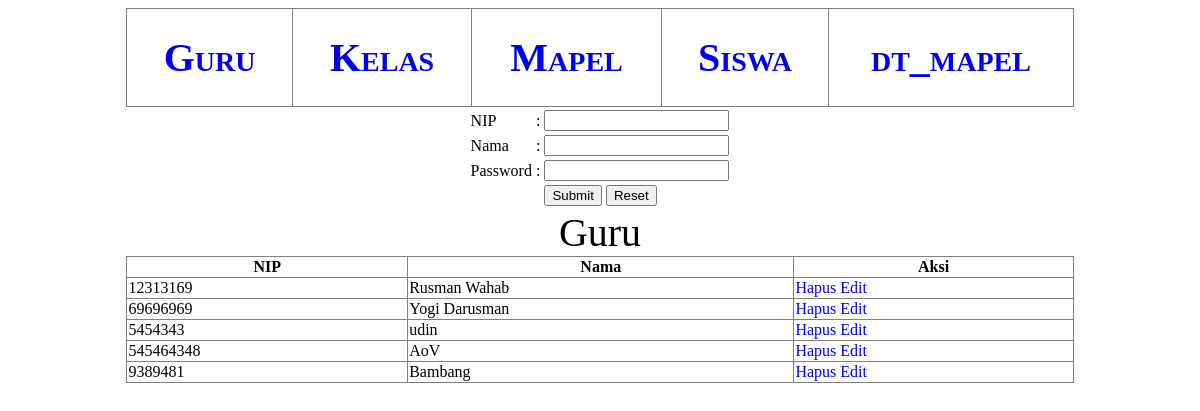
The app's page /guru/index.php with its own data.
### tables this page shows
CREATE TABLE `guru` (
  `id` int(11) NOT NULL,
  `nip` varchar(20) NOT NULL,
  `nama` varchar(50) NOT NULL,
  `password` varchar(60) NOT NULL
);

### guru/index.php (the view, shortened to what this page needs)
<?php
	require '../koneksi.php';
?>
<!DOCTYPE html>
<html lang="en">
<head>
	<link rel="stylesheet" href="../style.css">
</head>
<body>
	<table border="1px" class="nav">
		<tr>
			<td><a href="index.php">Guru</a></td>
			<td><a href="../kelas/">Kelas</a></td>
			<td><a href="../mapel/">Mapel</a></td>
			<td><a href="../siswa/">Siswa</a></td>
			<td><a href="../dt_mapel/">dt_mapel</a></td>
		</tr>
	</table>
	<center>
		<form action="tambah.php" method="post">
			<table>
				<tr>
					<td>NIP</td>
					<td>:</td>
					<td><input type="text" name="nip"></td>
				</tr>
				<tr>
					<td>Nama</td>
					<td>:</td>
					<td><input type="text" name="nama"></td>
				</tr>
				<tr>
					<td>Password</td>
					<td>:</td>
					<td><input type="password" name="password"></td>
				</tr>
				<tr>
					<td></td>
					<td></td>
					<td>
						<input type="submit">
						<input type="reset">
					</td>
				</tr>
			</table>
		</form>
	</center>
	<table border="1px" id="tampil">
		<caption>Guru</caption>
		<tr>
			<th>NIP</th>
			<th>Nama</th>
			<th>Aksi</th>
		</tr>
		<?php
			$q = mysqli_query($db, 'SELECT * FROM guru');
			while ($row = mysqli_fetch_assoc($q)) {
		?>
			<tr>
				<td><?=$row['nip']?></td>
				<td><?=$row['nama']?></td>
				<td>
					<a href="hapus.php?id=<?=$row['id']?>">Hapus</a>
					<a href="edit.php?id=<?=$row['id']?>&nip=<?=$row['nip']?>&nama=<?=$row['nama']?>">Edit</a>
				</td>
			</tr>
		<?php } ?>
	</table>
</body>
</html>

### style.css (style rules this page uses)
table#tampil { border-collapse: collapse; width: 80%; margin: 0 auto; }
caption { font-size: 40px; }
table.nav { border-collapse: collapse; width: 80%; margin: 0 auto; text-align: center; }
.nav td { padding: 25px; font-variant: small-caps; font-weight: bold; font-size: 40px; }
a { text-decoration: none; }

### records on screen
guru: nip "12313169", nama "Rusman Wahab"
guru: nip "69696969", nama "Yogi Darusman"
guru: nip "5454343", nama "udin"
guru: nip "545464348", nama "AoV"
guru: nip "9389481", nama "Bambang"
